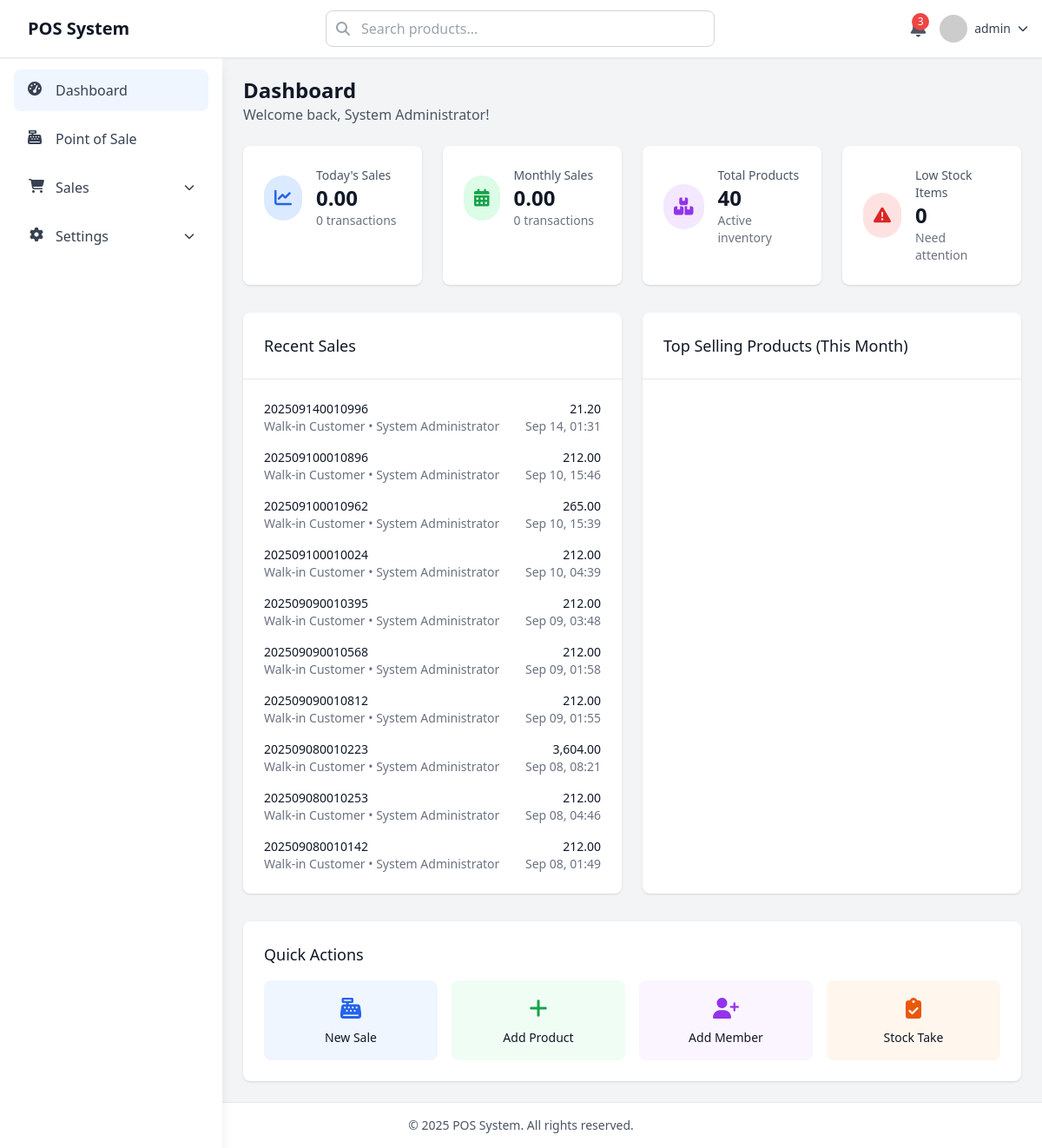
The page /dashboard.php (signed in) on the database as committed earlier.
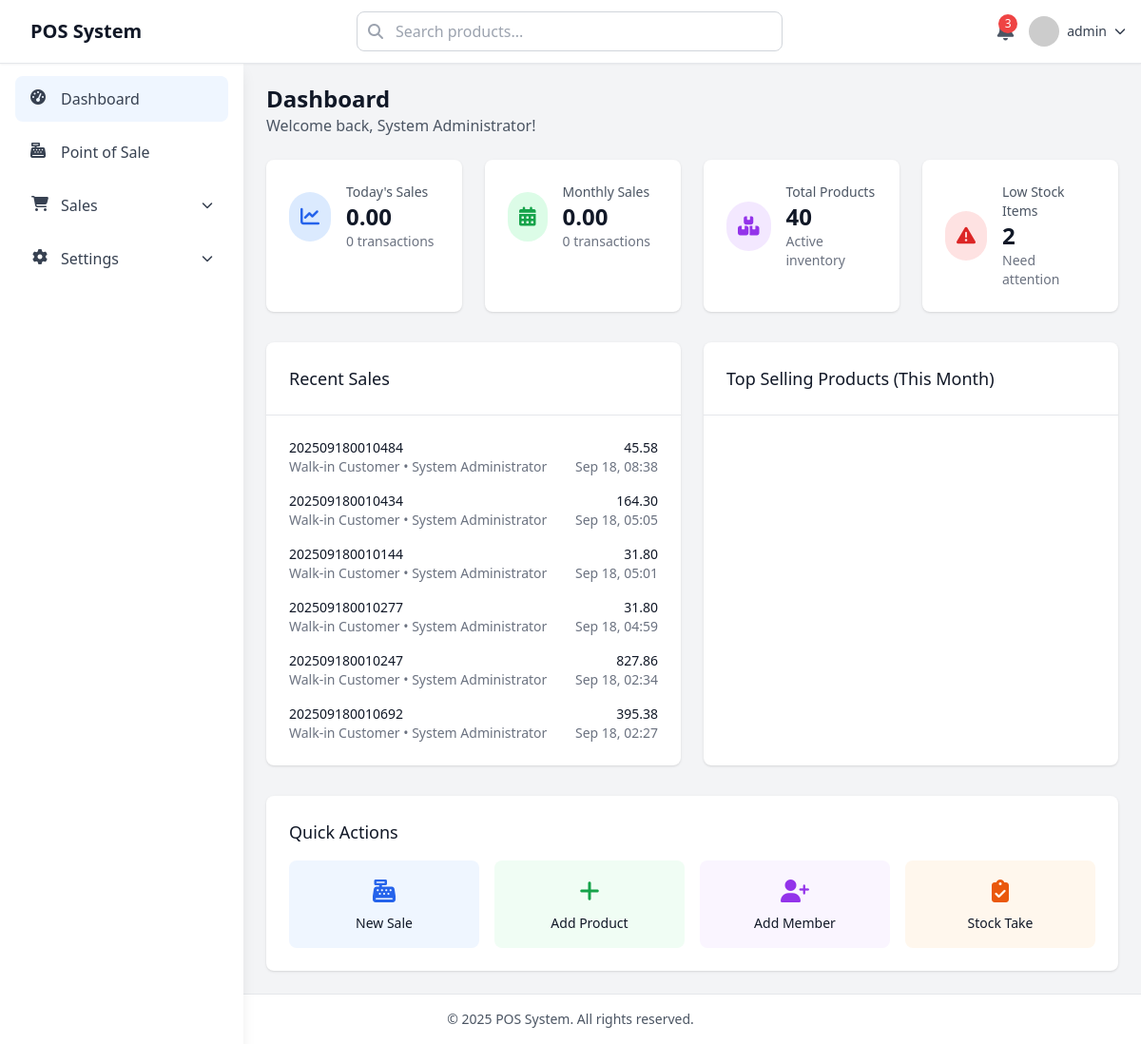
The same page on the database as committed later.
### tables this page shows
CREATE TABLE IF NOT EXISTS `sales` (
  `id` int NOT NULL AUTO_INCREMENT,
  `invoice_number` varchar(50) NOT NULL DEFAULT '-',
  `session_id` int DEFAULT '0',
  `member_id` int DEFAULT '0',
  `user_id` int NOT NULL DEFAULT '0',
  `subtotal` decimal(10,2) NOT NULL DEFAULT '0.00',
  `discount_amount` decimal(10,2) DEFAULT '0.00',
  `tax_amount` decimal(10,2) DEFAULT '0.00',
  `total_amount` decimal(10,2) NOT NULL DEFAULT '0.00',
  `payment_method` varchar(150) DEFAULT 'cash',
  `payment_method_id` int DEFAULT '0',
  `payment_status` enum('paid','pending','refunded') DEFAULT 'paid',
  `notes` text,
  `created_at` timestamp NULL DEFAULT CURRENT_TIMESTAMP,
  `updated_at` timestamp NULL DEFAULT CURRENT_TIMESTAMP ON UPDATE CURRENT_TIMESTAMP,
  PRIMARY KEY (`id`),
  UNIQUE KEY `invoice_number` (`invoice_number`),
  KEY `session_id` (`session_id`),
  KEY `member_id` (`member_id`),
  KEY `user_id` (`user_id`),
  KEY `idx_sales_invoice` (`invoice_number`),
  KEY `idx_sales_date` (`created_at`),
  KEY `fk_sales_payment_method` (`payment_method_id`)
);

CREATE TABLE IF NOT EXISTS `users` (
  `id` int NOT NULL AUTO_INCREMENT,
  `username` varchar(50) NOT NULL,
  `password` varchar(255) NOT NULL,
  `full_name` varchar(100) NOT NULL,
  `email` varchar(255) DEFAULT NULL,
  `phone` varchar(50) DEFAULT NULL,
  `role` enum('admin','manager','cashier') DEFAULT 'cashier',
  `is_active` tinyint(1) DEFAULT '1',
  `last_login` timestamp NULL DEFAULT NULL,
  `created_at` timestamp NULL DEFAULT CURRENT_TIMESTAMP,
  `updated_at` timestamp NULL DEFAULT CURRENT_TIMESTAMP ON UPDATE CURRENT_TIMESTAMP,
  `access_dashboard` tinyint(1) DEFAULT '1' COMMENT 'Access to Dashboard',
  `access_pos` tinyint(1) DEFAULT '1' COMMENT 'Access to Point of Sale',
  `access_sales` tinyint(1) DEFAULT '1' COMMENT 'Access to Sales History',
  `access_opening_closing` tinyint(1) DEFAULT '0' COMMENT 'Access to Opening/Closing Cash',
  `access_products` tinyint(1) DEFAULT '0' COMMENT 'Access to Products Management',
  `access_categories` tinyint(1) DEFAULT '0' COMMENT 'Access to Categories Management',
  `access_suppliers` tinyint(1) DEFAULT '0' COMMENT 'Access to Suppliers Management',
  `access_uom` tinyint(1) DEFAULT '0' COMMENT 'Access to Unit of Measure Management',
  `access_stock_take` tinyint(1) DEFAULT '0' COMMENT 'Access to Stock Take',
  `access_inventory_report` tinyint(1) DEFAULT '0' COMMENT 'Access to Inventory Reports',
  `access_members` tinyint(1) DEFAULT '0' COMMENT 'Access to Members Management',
  `access_customer_orders` tinyint(1) DEFAULT '0' COMMENT 'Access to Customer Orders',
  `access_customer_order` tinyint(1) DEFAULT '0' COMMENT 'Access to Customer Order Entry',
  `access_sales_report` tinyint(1) DEFAULT '0' COMMENT 'Access to Sales Reports',
  `access_member_report` tinyint(1) DEFAULT '0' COMMENT 'Access to Member Reports',
  `access_profit_loss` tinyint(1) DEFAULT '0' COMMENT 'Access to Profit & Loss Reports',
  PRIMARY KEY (`id`),
  UNIQUE KEY `username` (`username`)
);

### dashboard.php (the view, shortened to what the changed rows need)
<?php
include 'include/conn.php';
include 'include/head.php';
include 'include/header.php';
$query_low_stock = mysqli_query($conn, "SELECT COUNT(*) as count FROM products WHERE stock_quantity <= min_stock_level AND is_active = 1");
$low_stock = mysqli_fetch_array($query_low_stock);
$query_recent_sales = mysqli_query($conn, "
    SELECT s.*, m.name as member_name, u.full_name as cashier_name
    FROM sales s
    LEFT JOIN members m ON s.member_id = m.id
    LEFT JOIN users u ON s.user_id = u.id
    ORDER BY s.created_at DESC
    LIMIT 10
");
?>
<div class="main-content ml-0 lg:ml-64 pt-16">
    <div class="p-6">
        <div class="mb-6">
            <h1 class="text-2xl font-bold text-gray-900">Dashboard</h1>
        </div>
        <div class="grid grid-cols-1 md:grid-cols-2 lg:grid-cols-4 gap-6 mb-8">
            <div class="bg-white rounded-lg shadow p-6">
                <div class="flex items-center">
                    <div class="ml-4">
                        <p class="text-sm font-medium text-gray-600">Low Stock Items</p>
                        <p class="text-2xl font-bold text-gray-900"><?= $low_stock['count'] ?? 0 ?></p>
                        <p class="text-sm text-gray-500">Need attention</p>
                    </div>
                </div>
            </div>
        </div>
        <div class="grid grid-cols-1 lg:grid-cols-2 gap-6 mb-8">
            <div class="bg-white rounded-lg shadow">
                <div class="p-6">
                    <div class="space-y-4">
                        <?php while ($sale = mysqli_fetch_array($query_recent_sales)): ?>
                        <div class="flex items-center justify-between">
                            <div>
                                <p class="text-sm font-medium text-gray-900"><?= $sale['invoice_number'] ?></p>
                                <p class="text-sm text-gray-500">
                                    <?= $sale['member_name'] ? $sale['member_name'] : 'Walk-in Customer' ?> •
                                    <?= $sale['cashier_name'] ?>
                                </p>
                            </div>
                            <div class="text-right">
                                <p class="text-sm font-medium text-gray-900"><?= number_format($sale['total_amount'], 2) ?></p>
                                <p class="text-sm text-gray-500"><?= date('M d, H:i', strtotime($sale['created_at'])) ?></p>
                            </div>
                        </div>
                        <?php endwhile; ?>
                    </div>
                </div>
            </div>
        </div>
    </div>
</div>
<?php include 'include/footer.php'; ?>

Rows that differ between the two databases and show on the page:
removed sales: invoice_number "202509140010996", user.full_name "System Administrator", total_amount "21.20", created_at "Sep 14, 01:31"
removed sales: invoice_number "202509100010896", user.full_name "System Administrator", total_amount "212.00", created_at "Sep 10, 15:46"
removed sales: invoice_number "202509100010962", user.full_name "System Administrator", total_amount "265.00", created_at "Sep 10, 15:39"
removed sales: invoice_number "202509100010024", user.full_name "System Administrator", total_amount "212.00", created_at "Sep 10, 04:39"
removed sales: invoice_number "202509090010395", user.full_name "System Administrator", total_amount "212.00", created_at "Sep 09, 03:48"
removed sales: invoice_number "202509090010568", user.full_name "System Administrator", total_amount "212.00", created_at "Sep 09, 01:58"
removed sales: invoice_number "202509090010812", user.full_name "System Administrator", total_amount "212.00", created_at "Sep 09, 01:55"
removed sales: invoice_number "202509080010223", user.full_name "System Administrator", total_amount "3,604.00", created_at "Sep 08, 08:21"
removed sales: invoice_number "202509080010253", user.full_name "System Administrator", total_amount "212.00", created_at "Sep 08, 04:46"
removed sales: invoice_number "202509080010142", user.full_name "System Administrator", total_amount "212.00", created_at "Sep 08, 01:49"
added sales: invoice_number "202509180010484", user.full_name "System Administrator", total_amount "45.58", created_at "Sep 18, 08:38"
added sales: invoice_number "202509180010434", user.full_name "System Administrator", total_amount "164.30", created_at "Sep 18, 05:05"
added sales: invoice_number "202509180010144", user.full_name "System Administrator", total_amount "31.80", created_at "Sep 18, 05:01"
added sales: invoice_number "202509180010277", user.full_name "System Administrator", total_amount "31.80", created_at "Sep 18, 04:59"
added sales: invoice_number "202509180010247", user.full_name "System Administrator", total_amount "827.86", created_at "Sep 18, 02:34"
added sales: invoice_number "202509180010692", user.full_name "System Administrator", total_amount "395.38", created_at "Sep 18, 02:27"
Other text that changed with them:
$low_stock['count']: "0" → "2"
